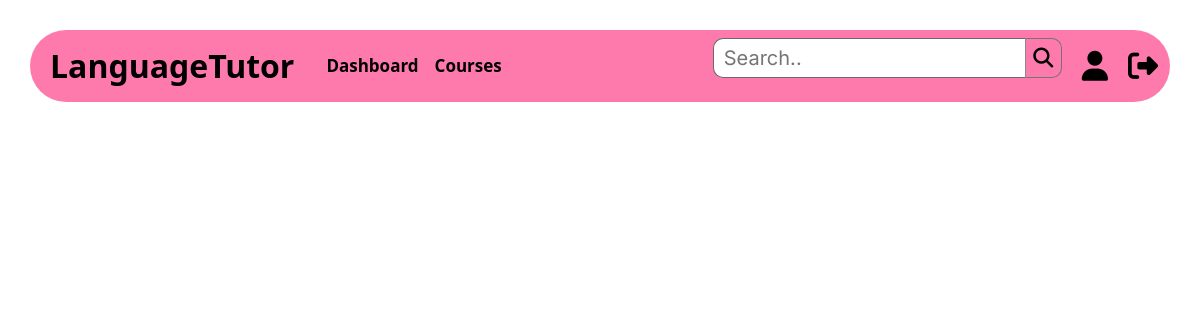
The app's page /book_class (signed in), older data.
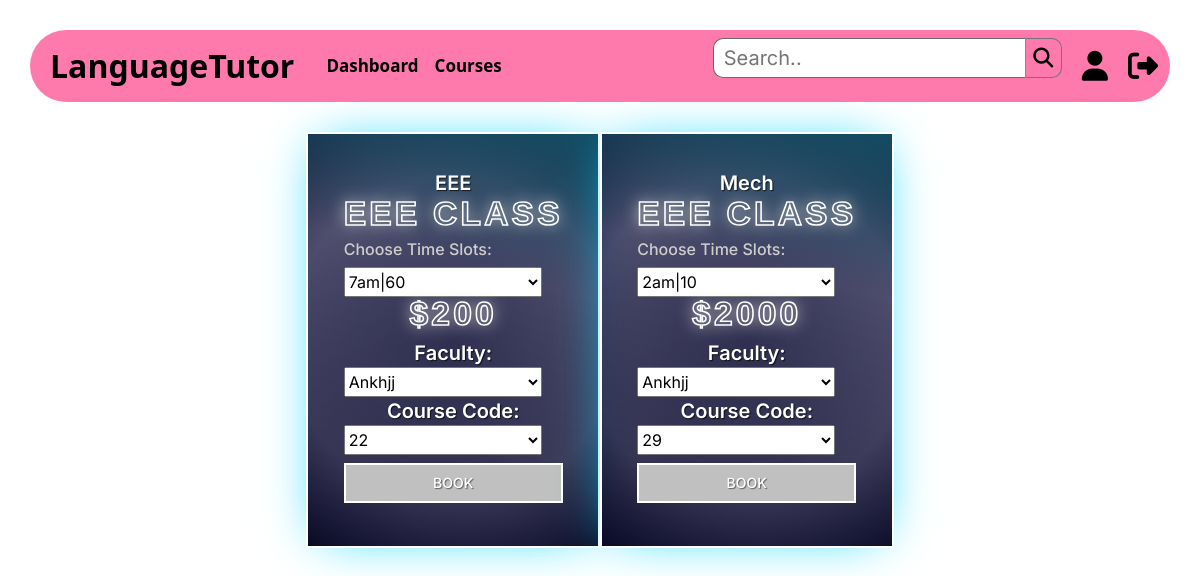
The same page, newer data.
### main/models.py (models this page shows, shortened)
class OneCourse(models.Model):
    course=models.ForeignKey(
        Course, on_delete=models.CASCADE, null=True, blank=True,related_name="onecourses")
    code = models.CharField(max_length=255,primary_key=True)
    name = models.CharField(max_length=255, null=False, unique=True)
    department = models.ForeignKey(
        Department, on_delete=models.CASCADE, null=False, related_name='onecourses')
    faculty = models.ForeignKey(
        Faculty, on_delete=models.SET_NULL, null=True, blank=True)
    price = models.IntegerField(null=False, unique=True)
    access_code = models.TextField(max_length=1000,default="")
    time=models.TextField(max_length=1000,default="")
    class Meta:
        unique_together = ('code', 'department', 'name')
        verbose_name_plural = "OneCourses"

class Faculty(models.Model):
    faccode = models.CharField(max_length=6,default="")
    factoken = models.UUIDField(default=uuid.uuid4())
    facis_active = models.BooleanField(default=False)
    faculty_id = models.IntegerField(primary_key=True)
    name = models.CharField(max_length=100, null=False)
    email = models.EmailField(max_length=100, null=True, blank=True)
    password = models.CharField(max_length=255, null=False)
    department = models.ForeignKey(
        'Department', on_delete=models.CASCADE, null=False, related_name='faculty')
    role = models.CharField(
        default="Faculty", max_length=100, null=False, blank=True)
    photo = models.ImageField(upload_to='profile_pics', blank=True,
                              null=False, default='profile_pics/default_faculty.png')
    timeslots=models.TextField(max_length=1000,default="")
    class Meta:
        verbose_name_plural = 'Faculty'
    def __str__(self):
        return self.name

### main/views.py (the view, shortened to what this page needs)
# urls.py: path('book_class', views.book_class, name='book_class'),
def book_class(requests):
    context = {
        'student': None,
        'faculty': None
    }
    if 'student_id' in requests.session:
        student = models.Student.objects.get(
            student_id=requests.session['student_id'])
        faculty = None
        one_course=models.OneCourse.objects.all()
        context = {
            'student': student,
            'faculty': faculty,
            'course':one_course
        }
    return render(requests, 'main/book_class.html', context)

### main/models.py (called while the page is built)
    def __str__(self):
        return self.name

### main/templates/main/book_class.html (shortened to what this page needs)
{% extends 'index.html' %}
{% block courses %}
{% url 'myCourses' %}
{% endblock courses %}
{% block allCourses %}
{% url 'courses' %}
{% endblock %}
{% block content %}
<div style="display: flex;justify-content: center;">
   {% for i in course %}
   <div style="display: flex;justify-content: center;">
   <form class="form" method="post">
      <div class="form-title"><span>{{i.name}}</span></div>
      <div class="title-2">{{i.department}} CLASS</div>
      <h6 style="color: #CECECE;">Choose Time Slots:</h6>
      <select name="time" style="height: 30px;width: 16.5vw;display: flex;justify-content: center;">
      {% for j in i.time.split %}
      <option value={{j}}>{{j}}</option>
      {% endfor %}
      </select>
      <div class="title-2">${{i.price}}</div>
      <div class="form-title"><span>Faculty:</span></div>
      <select name="name" style="height: 30px;width: 16.5vw;display: flex;justify-content: center;">
         <option value={{i.faculty.faculty_id}}>{{i.faculty}}</option>
         </select>
      <div class="form-title"><span>Course Code:</span></div>
         <select name="id" style="height: 30px;width: 16.5vw;display: flex;justify-content: center;">
            <option value={{i.code}}>{{i.code}}</option>
            </select>
      <button type="submit" class="submit">
         <span class="sign-text">Book</span>
      </button>
   </form>
</div>
   {% endfor %}
</div>
{% endblock %}

Row changes from the older to the newer data that the page shows:
added OneCourse: name "EEE", time "7am|60", name "Ankhjj", id "22"
added OneCourse: name "Mech", time "2am|10", name "Ankhjj", id "29"
